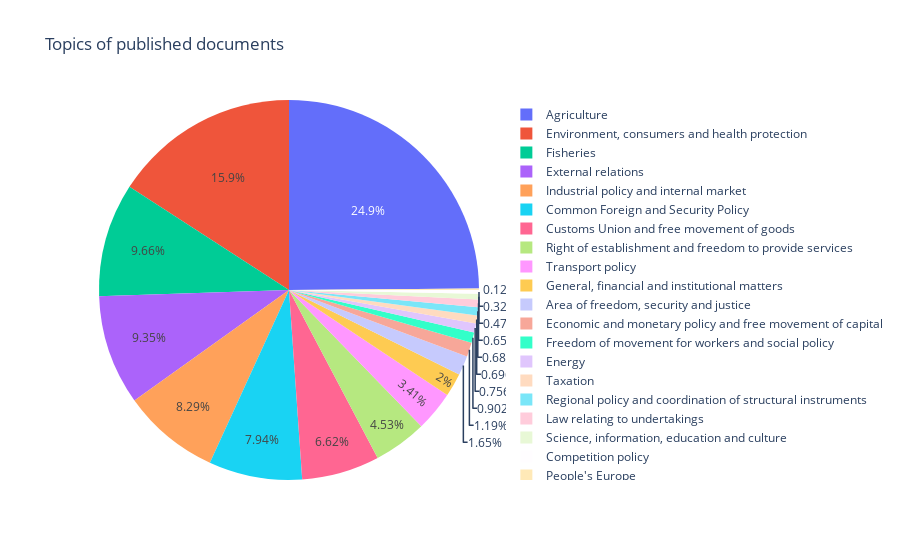

Source (notebook cell):
### Markdown cell above
Comparison of Topic Frequency in Pie Chart

### Code cell
piedata = data_publications.drop(columns='date').sum().reset_index()

fig = px.pie(piedata, values=0, names='index', title='Topics of published documents')
#fig.update_layout(hovermode="x")
fig.show()

### Figure 1 — Plotly figure (JSON) as saved in the notebook; plotly's stock layout.template omitted (floating-point values rounded to 4 significant figures)
{"data": [{"domain": {"x": [0, 1], "y": [0, 1]}, "hovertemplate": "index=%{label}<br>0=%{value}<extra></extra>", "labels": ["Agriculture", "Environment, consumers and health protection", "External relations", "Customs Union and free movement of goods", "Fisheries", "Common Foreign and Security Policy", "Industrial policy and internal market", "Right of establishment and freedom to provide services", "Transport policy", "General, financial and institutional matters", "Economic and monetary policy and free movement of capital", "Area of freedom, security and justice", "Freedom of movement for workers and social policy", "Regional policy and coordination of structural instruments", "Energy", "Law relating to undertakings", "Taxation", "Science, information, education and culture", "Competition policy", "People's Europe"], "legendgroup": "", "name": "", "showlegend": true, "type": "pie", "values": [2897, 1848, 1089, 771, 1125, 925, 965, 528, 397, 233, 139, 192, 105, 80, 88, 76, 81, 55, 38, 14]}], "layout": {"legend": {"tracegroupgap": 0}, "title": {"text": "Topics of published documents"}}}
